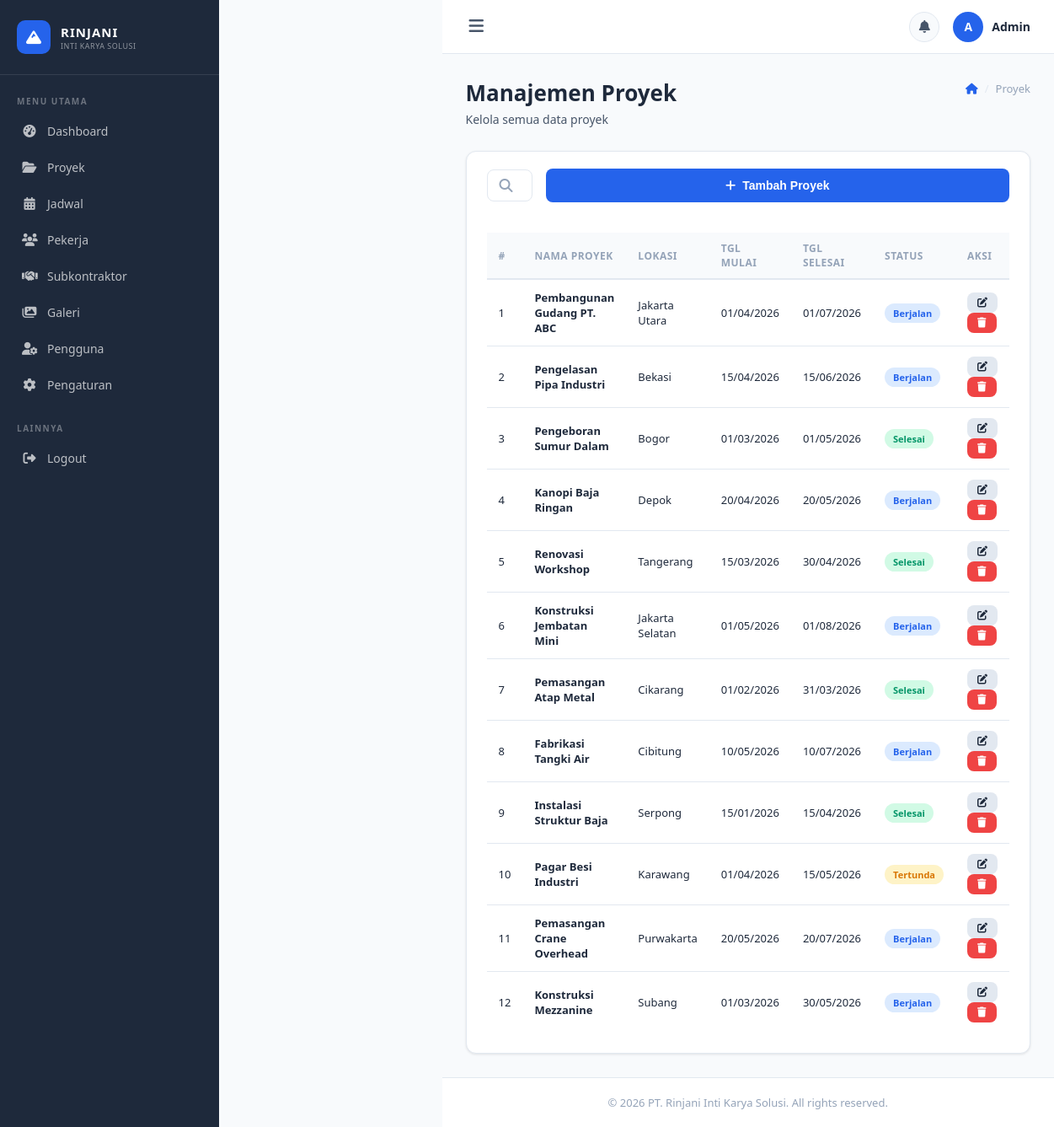
The app's page /proyek.php (signed in) with its own data.
### tables this page shows
CREATE TABLE IF NOT EXISTS proyek (
    id INT AUTO_INCREMENT PRIMARY KEY,
    nama_proyek VARCHAR(200) NOT NULL,
    deskripsi TEXT,
    lokasi VARCHAR(200),
    tanggal_mulai DATE,
    tanggal_selesai DATE,
    status ENUM('Berjalan','Selesai','Tertunda') DEFAULT 'Berjalan',
    foto VARCHAR(255),
    created_at TIMESTAMP DEFAULT CURRENT_TIMESTAMP
);

### proyek.php (the view, shortened to what this page needs)
<?php
require_once '../config/config.php';
$proyek_list = $conn->query("SELECT * FROM proyek ORDER BY created_at DESC");
include '../includes/header.php';
include '../includes/sidebar.php';
?>
<div class="main-wrapper">
    <div class="topbar">
        <div class="topbar-left">
            <button class="sidebar-toggle" id="sidebarToggle"><i class="fas fa-bars"></i></button>
        </div>
        <div class="topbar-right">
            <div class="topbar-notif"><i class="fas fa-bell"></i></div>
            <div class="topbar-user">
                <div class="topbar-avatar"><?php echo strtoupper(substr($_SESSION['user_nama'],0,1)); ?></div>
                <span class="topbar-username"><?php echo htmlspecialchars($_SESSION['user_nama']); ?></span>
            </div>
        </div>
    </div>
    <div class="main-content">
        <div class="page-header">
            <div class="breadcrumb">
                <a href="dashboard.php"><i class="fas fa-home"></i></a>
                <span class="breadcrumb-sep">/</span>
                <span>Proyek</span>
            </div>
            <h1>Manajemen Proyek</h1>
            <p>Kelola semua data proyek</p>
        </div>
        <div class="card">
            <div class="card-header" style="padding:20px 24px;">
                <div class="page-actions" style="margin:0; width:100%;">
                    <div class="search-box">
                        <i class="fas fa-search"></i>
                    </div>
                    <button class="btn btn-primary" data-modal="tambahModal">
                        <i class="fas fa-plus"></i> Tambah Proyek
                    </button>
                </div>
            </div>
            <div class="card-body" style="padding:0 24px 24px;">
                <div class="table-responsive">
                    <table>
                        <thead>
                            <tr>
                                <th>#</th>
                                <th>Nama Proyek</th>
                                <th>Lokasi</th>
                                <th>Tgl Mulai</th>
                                <th>Tgl Selesai</th>
                                <th>Status</th>
                                <th>Aksi</th>
                            </tr>
                        </thead>
                        <tbody>
                        <?php $no=1; while ($p = $proyek_list->fetch_assoc()): ?>
                            <tr>
                                <td><?php echo $no++; ?></td>
                                <td><strong><?php echo htmlspecialchars($p['nama_proyek']); ?></strong></td>
                                <td><?php echo htmlspecialchars($p['lokasi']); ?></td>
                                <td><?php echo $p['tanggal_mulai'] ? date('d/m/Y', strtotime($p['tanggal_mulai'])) : '-'; ?></td>
                                <td><?php echo $p['tanggal_selesai'] ? date('d/m/Y', strtotime($p['tanggal_selesai'])) : '-'; ?></td>
                                <td>
                                    <?php $badge = ['Berjalan'=>'primary','Selesai'=>'success','Tertunda'=>'warning']; ?>
                                    <span class="badge badge-<?php echo $badge[$p['status']]??'secondary'; ?>"><?php echo $p['status']; ?></span>
                                </td>
                                <td>
                                    <button class="btn btn-secondary btn-sm" onclick='openEditModal(<?php echo json_encode([
                                        "id"=>$p["id"], "nama_proyek"=>$p["nama_proyek"], "deskripsi"=>$p["deskripsi"],
                                        "lokasi"=>$p["lokasi"], "tanggal_mulai"=>$p["tanggal_mulai"],
                                        "tanggal_selesai"=>$p["tanggal_selesai"], "status"=>$p["status"]
                                    ]); ?>)'>
                                        <i class="fas fa-edit"></i>
                                    </button>
                                    <a href="?hapus=<?php echo $p['id']; ?>" class="btn btn-danger btn-sm btn-delete">
                                        <i class="fas fa-trash"></i>
                                    </a>
                                </td>
                            </tr>
                        <?php endwhile; ?>
                        </tbody>
                    </table>
                </div>
            </div>
        </div>
    </div>
    <?php include '../includes/footer.php'; ?>

### style.css (style rules this page uses)
* { margin: 0; padding: 0; box-sizing: border-box; }
:root { --primary: #2563eb; --primary-dark: #1d4ed8; --primary-light: #dbeafe; --secondary: #10b981; --secondary-light: #d1fae5; --warning: #f59e0b; --warning-light: #fef3c7; --danger: #ef4444; --danger-light: #fee2e2; --purple: #8b5cf6; --purple-light: #ede9fe; --orange: #f97316; --orange-light: #ffedd5; --sidebar-bg: #1e293b; --sidebar-width: 260px; --text-dark: #1e293b; --text-medium: #475569; --text-light: #94a3b8; --border: #e2e8f0; --bg: #f8fafc; --white: #ffffff; --shadow: 0 1px 3px rgba(0,0,0,0.1); --shadow-md: 0 4px 6px -1px rgba(0,0,0,0.1); --radius: 12px; --radius-sm: 8px; }
body { font-family: 'Segoe UI', system-ui, -apple-system, sans-serif; background: var(--bg); color: var(--text-dark); display: flex; min-height: 100vh; }
.btn { display: inline-flex; align-items: center; justify-content: center; gap: 8px; padding: 12px 20px; border: none; border-radius: var(--radius-sm); font-size: 14px; font-weight: 600; cursor: pointer; transition: all 0.2s; text-decoration: none; }
.btn-primary { background: var(--primary); color: white; width: 100%; }
.btn-secondary { background: var(--border); color: var(--text-dark); }
.btn-danger { background: var(--danger); color: white; }
.btn-sm { padding: 6px 12px; font-size: 12px; }
.main-wrapper { margin-left: var(--sidebar-width); flex: 1; display: flex; flex-direction: column; min-height: 100vh; }
.topbar { background: var(--white); border-bottom: 1px solid var(--border); padding: 0 28px; height: 64px; display: flex; align-items: center; justify-content: space-between; position: sticky; top: 0; z-index: 50; }
.topbar-left { display: flex; align-items: center; gap: 16px; }
.sidebar-toggle { background: none; border: none; font-size: 20px; color: var(--text-medium); cursor: pointer; padding: 4px; }
.topbar-right { display: flex; align-items: center; gap: 16px; }
.topbar-notif { position: relative; width: 36px; height: 36px; border-radius: 50%; background: var(--bg); border: 1px solid var(--border); display: flex; align-items: center; justify-content: center; cursor: pointer; color: var(--text-medium); font-size: 15px; }
.topbar-user { display: flex; align-items: center; gap: 10px; cursor: pointer; }
.topbar-avatar { width: 36px; height: 36px; border-radius: 50%; background: var(--primary); color: white; display: flex; align-items: center; justify-content: center; font-size: 14px; font-weight: 700; }
.topbar-username { font-size: 14px; font-weight: 600; color: var(--text-dark); }
.main-content { padding: 28px; flex: 1; }
.page-header { margin-bottom: 28px; }
.page-header h1 { font-size: 26px; font-weight: 700; color: var(--text-dark); }
.page-header p { color: var(--text-medium); font-size: 14px; margin-top: 4px; }
.breadcrumb { display: flex; align-items: center; gap: 8px; font-size: 13px; color: var(--text-light); float: right; margin-top: 4px; }
.breadcrumb a { color: var(--primary); text-decoration: none; }
.breadcrumb-sep { color: var(--border); }
.card { background: var(--white); border-radius: var(--radius); box-shadow: var(--shadow); border: 1px solid var(--border); overflow: hidden; }
.card-header { padding: 20px 24px 0; display: flex; align-items: center; justify-content: space-between; margin-bottom: 16px; }
.card-body { padding: 0 24px 24px; }
.badge { padding: 4px 10px; border-radius: 100px; font-size: 11px; font-weight: 600; }
.badge-success { background: var(--secondary-light); color: #059669; }
.badge-primary { background: var(--primary-light); color: var(--primary); }
.badge-warning { background: var(--warning-light); color: #d97706; }
.table-responsive { overflow-x: auto; }
table { width: 100%; border-collapse: collapse; font-size: 13px; }
table th { text-align: left; padding: 10px 14px; font-size: 12px; font-weight: 700; color: var(--text-light); text-transform: uppercase; letter-spacing: 0.5px; border-bottom: 2px solid var(--border); background: var(--bg); }
table td { padding: 12px 14px; border-bottom: 1px solid var(--border); color: var(--text-dark); vertical-align: middle; }
table tr:last-child td { border-bottom: none; }
.page-actions { display: flex; align-items: center; justify-content: space-between; margin-bottom: 20px; gap: 16px; }
.search-box { display: flex; align-items: center; gap: 8px; background: var(--white); border: 1px solid var(--border); border-radius: var(--radius-sm); padding: 0 14px; flex: 1; max-width: 320px; }
.search-box i { color: var(--text-light); }

### records on screen
proyek: nama_proyek "Pembangunan Gudang PT. ABC", lokasi "Jakarta Utara", tanggal_mulai "01/04/2026", tanggal_selesai "01/07/2026", status "Berjalan"
proyek: nama_proyek "Pengelasan Pipa Industri", lokasi "Bekasi", tanggal_mulai "15/04/2026", tanggal_selesai "15/06/2026", status "Berjalan"
proyek: nama_proyek "Pengeboran Sumur Dalam", lokasi "Bogor", tanggal_mulai "01/03/2026", tanggal_selesai "01/05/2026", status "Selesai"
proyek: nama_proyek "Kanopi Baja Ringan", lokasi "Depok", tanggal_mulai "20/04/2026", tanggal_selesai "20/05/2026", status "Berjalan"
proyek: nama_proyek "Renovasi Workshop", lokasi "Tangerang", tanggal_mulai "15/03/2026", tanggal_selesai "30/04/2026", status "Selesai"
proyek: nama_proyek "Konstruksi Jembatan Mini", lokasi "Jakarta Selatan", tanggal_mulai "01/05/2026", tanggal_selesai "01/08/2026", status "Berjalan"
proyek: nama_proyek "Pemasangan Atap Metal", lokasi "Cikarang", tanggal_mulai "01/02/2026", tanggal_selesai "31/03/2026", status "Selesai"
proyek: nama_proyek "Fabrikasi Tangki Air", lokasi "Cibitung", tanggal_mulai "10/05/2026", tanggal_selesai "10/07/2026", status "Berjalan"
proyek: nama_proyek "Instalasi Struktur Baja", lokasi "Serpong", tanggal_mulai "15/01/2026", tanggal_selesai "15/04/2026", status "Selesai"
proyek: nama_proyek "Pagar Besi Industri", lokasi "Karawang", tanggal_mulai "01/04/2026", tanggal_selesai "15/05/2026", status "Tertunda"
proyek: nama_proyek "Pemasangan Crane Overhead", lokasi "Purwakarta", tanggal_mulai "20/05/2026", tanggal_selesai "20/07/2026", status "Berjalan"
proyek: nama_proyek "Konstruksi Mezzanine", lokasi "Subang", tanggal_mulai "01/03/2026", tanggal_selesai "30/05/2026", status "Berjalan"

### other values on screen
substr($_SESSION['user_nama'],0,1) "A"
$_SESSION['user_nama'] "Admin"
